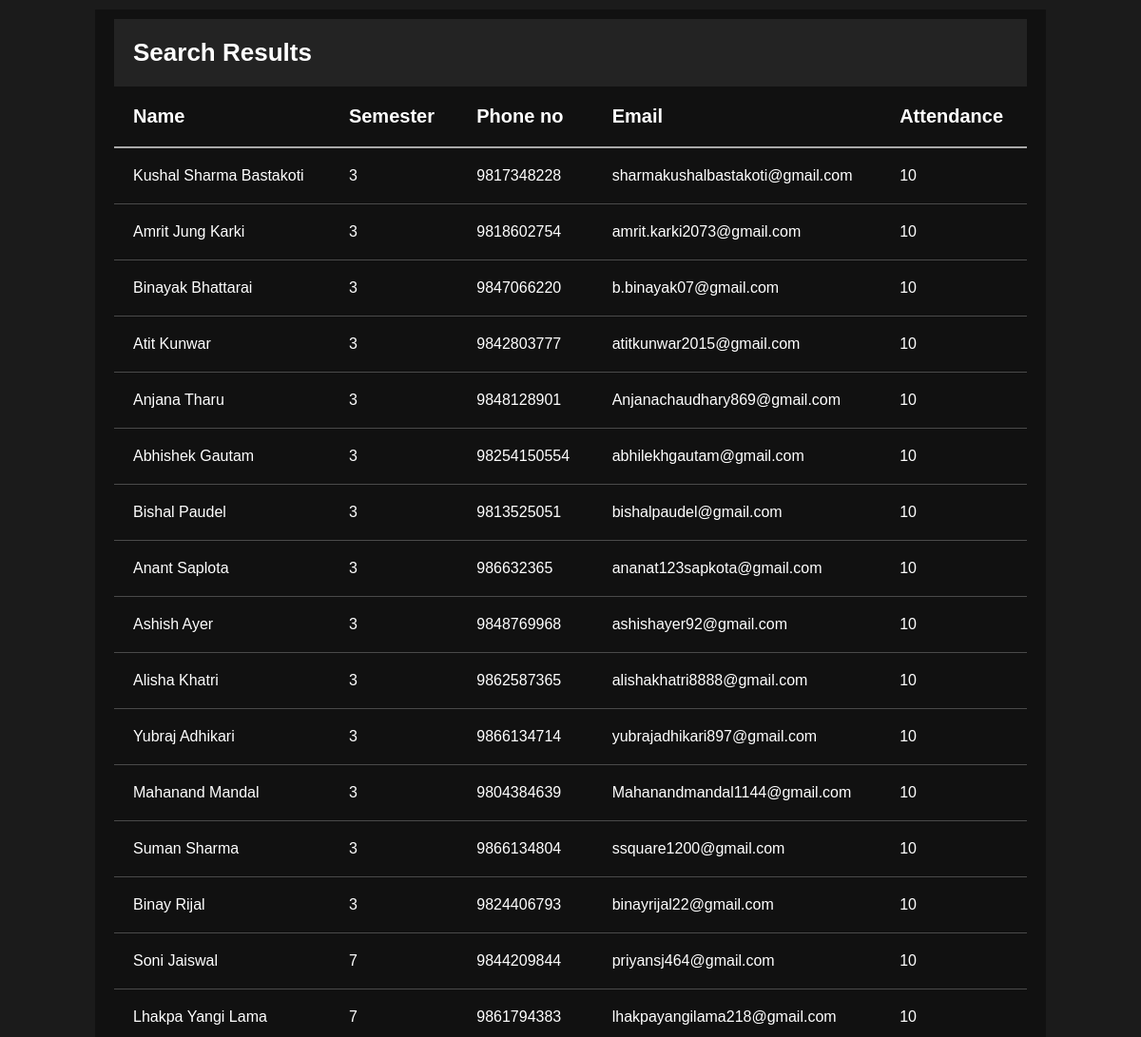
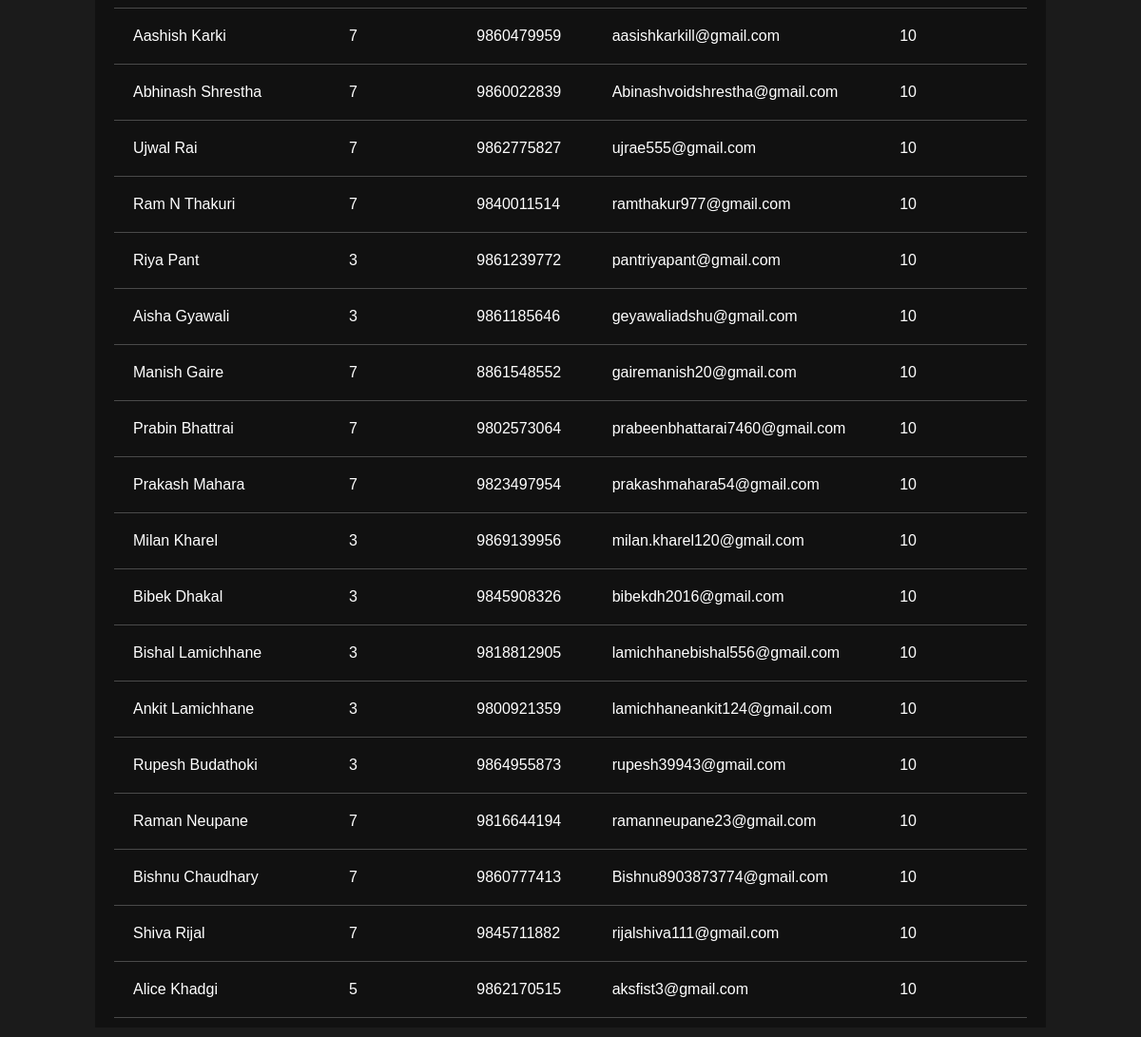
Screenshot of /attendence/display_info with the database file from the repository (2 pictures, top to bottom).
### attendence/models.py (models this page shows, shortened)
class User (models.Model):
    name= models.CharField(max_length=100)
    semester= models.CharField(max_length=2)
    phone = models.CharField(max_length=13)
    email = models.CharField(max_length=100)
    days_present=models.CharField(max_length=2, default=10)
    class Meta:
        verbose_name_plural = "Users"

### attendence/views.py (the view)
class DisplayResultView (ListView):
    model = User
    template_name= 'display_result.html'

### attendence/templates/display_result.html (shortened to what this page needs)
<!DOCTYPE html>
<html lang="en">
  <head>
  </head>
  <body>
    <main>
      <h1>Search Results</h1>
      <section>
        <table>
          <thead>
            <tr>
              <th>Name</th>
              <th>Semester</th>
              <th>Phone no</th>
              <th>Email</th>
              <th>Attendance</th>
            </tr>
          </thead>
          <tbody>
            {% for user in object_list %}
            <tr>
              <td>{{user.name}}</td>
              <td>{{user.semester}}</td>
              <td>{{user.phone}}</td>
              <td>{{user.email}}</td>
              <td>{{user.days_present}}</td>
            </tr>
            {% endfor %}
          </tbody>
        </table>
      </section>
    </main>
  </body>
</html>

### attendence/templates/display_result.html (style rules this page uses)
* { margin: 0; padding: 0; box-sizing: border-box; }
body { font-family: Arial, Helvetica, sans-serif; background-color: rgb(27, 27, 27); color: white; }
main { background-color: rgb(17, 17, 17); max-width: 1000px; width: 98vw; padding: 10px 20px; margin: 10px auto; }
section { width: 100%; overflow-x: scroll; -ms-overflow-style: none; scrollbar-width: none; }
table { width: 100%; border-collapse: collapse; }
thead tr { border-bottom: 2px solid rgb(169, 169, 169); }
th { font-size: 20px; }
td, th { padding: 20px 20px; word-break: keep-all; }
td { border-bottom: 0.8px solid rgb(74, 74, 74); }
th { text-align: start; }
h1 { background-color: rgb(35, 35, 35); font-size: 26px; padding: 20px; }

### rows the page displays
User: name "Kushal Sharma Bastakoti", semester "3", phone "9817348228", email "sharmakushalbastakoti@gmail.com", days_present "10"
User: name "Amrit Jung Karki", semester "3", phone "9818602754", email "amrit.karki2073@gmail.com", days_present "10"
User: name "Binayak Bhattarai", semester "3", phone "9847066220", email "b.binayak07@gmail.com", days_present "10"
User: name "Atit Kunwar", semester "3", phone "9842803777", email "atitkunwar2015@gmail.com", days_present "10"
User: name "Anjana Tharu", semester "3", phone "9848128901", email "Anjanachaudhary869@gmail.com", days_present "10"
User: name "Abhishek Gautam", semester "3", phone "98254150554", email "abhilekhgautam@gmail.com", days_present "10"
User: name "Bishal Paudel", semester "3", phone "9813525051", email "bishalpaudel@gmail.com", days_present "10"
User: name "Anant Saplota", semester "3", phone "986632365", email "ananat123sapkota@gmail.com", days_present "10"
User: name "Ashish Ayer", semester "3", phone "9848769968", email "ashishayer92@gmail.com", days_present "10"
User: name "Alisha Khatri", semester "3", phone "9862587365", email "alishakhatri8888@gmail.com", days_present "10"
User: name "Yubraj Adhikari", semester "3", phone "9866134714", email "yubrajadhikari897@gmail.com", days_present "10"
User: name "Mahanand Mandal", semester "3", phone "9804384639", email "Mahanandmandal1144@gmail.com", days_present "10"
User: name "Suman Sharma", semester "3", phone "9866134804", email "ssquare1200@gmail.com", days_present "10"
User: name "Binay Rijal", semester "3", phone "9824406793", email "binayrijal22@gmail.com", days_present "10"
User: name "Soni Jaiswal", semester "7", phone "9844209844", email "priyansj464@gmail.com", days_present "10"
User: name "Lhakpa Yangi Lama", semester "7", phone "9861794383", email "lhakpayangilama218@gmail.com", days_present "10"
User: name "Aashish Karki", semester "7", phone "9860479959", email "aasishkarkill@gmail.com", days_present "10"
User: name "Abhinash Shrestha", semester "7", phone "9860022839", email "Abinashvoidshrestha@gmail.com", days_present "10"
User: name "Ujwal Rai", semester "7", phone "9862775827", email "ujrae555@gmail.com", days_present "10"
User: name "Ram N Thakuri", semester "7", phone "9840011514", email "ramthakur977@gmail.com", days_present "10"
User: name "Riya Pant", semester "3", phone "9861239772", email "pantriyapant@gmail.com", days_present "10"
User: name "Aisha Gyawali", semester "3", phone "9861185646", email "geyawaliadshu@gmail.com", days_present "10"
User: name "Manish Gaire", semester "7", phone "8861548552", email "gairemanish20@gmail.com", days_present "10"
User: name "Prabin Bhattrai", semester "7", phone "9802573064", email "prabeenbhattarai7460@gmail.com", days_present "10"
User: name "Prakash Mahara", semester "7", phone "9823497954", email "prakashmahara54@gmail.com", days_present "10"
User: name "Milan Kharel", semester "3", phone "9869139956", email "milan.kharel120@gmail.com", days_present "10"
User: name "Bibek Dhakal", semester "3", phone "9845908326", email "bibekdh2016@gmail.com", days_present "10"
User: name "Bishal Lamichhane", semester "3", phone "9818812905", email "lamichhanebishal556@gmail.com", days_present "10"
User: name "Ankit Lamichhane", semester "3", phone "9800921359", email "lamichhaneankit124@gmail.com", days_present "10"
User: name "Rupesh Budathoki", semester "3", phone "9864955873", email "rupesh39943@gmail.com", days_present "10"
User: name "Raman Neupane", semester "7", phone "9816644194", email "ramanneupane23@gmail.com", days_present "10"
User: name "Bishnu Chaudhary", semester "7", phone "9860777413", email "Bishnu8903873774@gmail.com", days_present "10"
User: name "Shiva Rijal", semester "7", phone "9845711882", email "rijalshiva111@gmail.com", days_present "10"
User: name "Alice Khadgi", semester "5", phone "9862170515", email "aksfist3@gmail.com", days_present "10"
